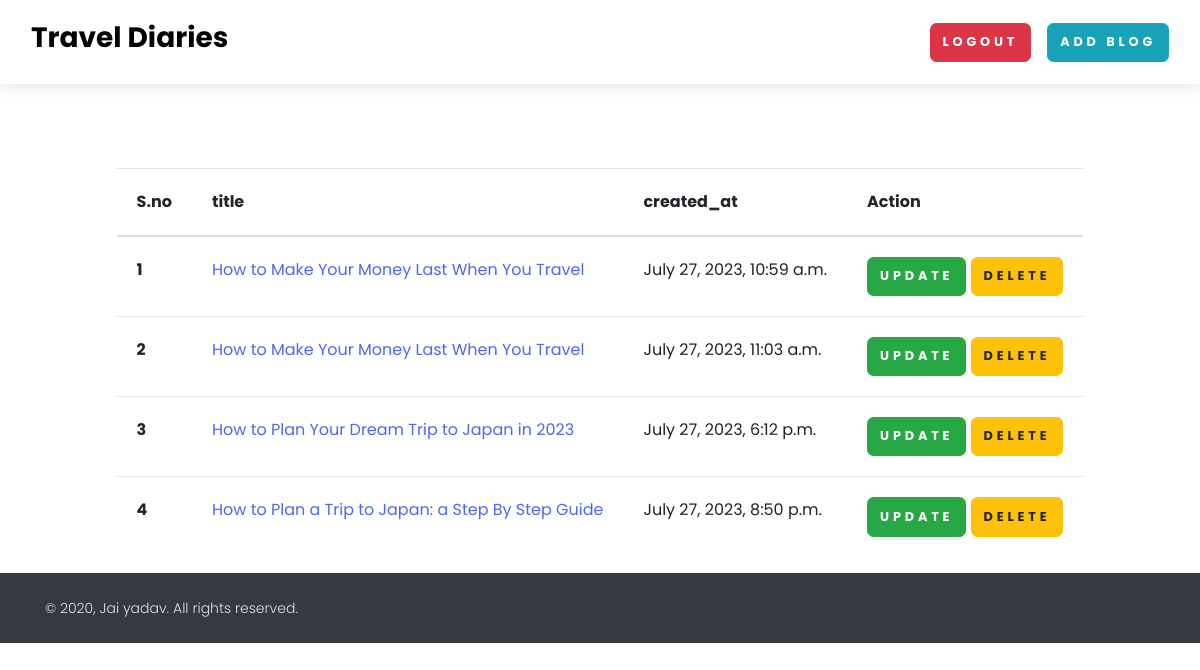
Screenshot of /see_blog (signed in) with the database file from the repository.
### home/models.py (models this page shows, shortened)
class BlogModel(models.Model):
    title = models.CharField(max_length=1000)
    content = FroalaField()
    user=models.ForeignKey(User,blank=True,null=True,on_delete=models.CASCADE)
    slug = models.SlugField(max_length=1000,null=True,blank=True)
    image = models.ImageField(upload_to="blog")
    created_at = models.DateTimeField(auto_now_add=True)
    updated_at = models.DateTimeField(auto_now=True)

### home/views.py (the view)
# urls.py: path('see_blog',see_blog,name="see_blog"),
def see_blog(request):
    context={}
    try:
        blog_obj=BlogModel.objects.filter(user=request.user)
        context['blog_objs']=blog_obj
    except Exception as e:
        print(e)
    return render(request,'see_blog.html',context)

### home/templates/see_blog.html
{% extends "base.html" %}
{% block start %}
<section class="mt-5 pt-5 row justify-content-center">
    <div class="col-auto">
    <table class="table table-responsive">
        <thead>
          <tr>
            <th scope="col">S.no</th>
            <th scope="col">title</th>
            <th scope="col">created_at</th>
            <th scope="col">Action</th>
          </tr>
        </thead>
        <tbody>
            {% for blog in blog_objs %}
            <tr>
                <th scope="row">{{ forloop.counter }}</th>
                <td><a href="{% url 'blog_detail' blog.slug %}">{{blog.title}}</a></td>
                <td>{{blog.created_at}}</td>
                <td>
                    <a href="{% url 'blog_update' blog.slug %}" class="btn btn-success">Update</a>
                    <a href="{% url 'blog_delete' blog.id %}" class="btn btn-warning">Delete</a>
                </td>
            </tr>
            {% endfor %}
        </tbody>
      </table>
    </div>
</section>
{% endblock %}

### home/templates/base.html (shortened to what this page needs)
<!DOCTYPE html>
<html lang="en">
<head>
    <link rel="stylesheet" href="/media/css/nouislider.css">
    <link rel="stylesheet" href="/media/css/swiper.min.css">
    <link rel="stylesheet" href="/media/css/magnific-popup.css">
    <link rel="stylesheet" href="/media/css/default.css" id="theme-stylesheet">
   </head>
  <body style=" padding-top: 72px;">
    <header class="header">
      <nav class="navbar navbar-expand-lg fixed-top shadow navbar-light bg-white">
        <div class="container-fluid">
          <div class="d-flex align-items-center"><a class="navbar-brand py-1" href="/">
          <h3>Travel Diaries</h3>
          </div>
          <div class="collapse navbar-collapse" id="navbarCollapse">
            <ul class="navbar-nav ml-auto">
              {% if request.user.is_authenticated  %}
              <li class="nav-item mt-3 mt-lg-0 ml-lg-3 d-lg-none d-xl-inline-block">
                <a class="btn btn-danger" href="{% url 'logout_view' %}">Logout</a>
              </li>
              <li class="nav-item mt-3 mt-lg-0 ml-lg-3 d-lg-none d-xl-inline-block">
                <a class="btn btn-info" href="{% url 'addblog_view' %}">Add Blog</a>
              </li>
              {% else %}
                <li class="nav-item mt-3 mt-lg-0 ml-lg-3 d-lg-none d-xl-inline-block">
                  <a class="btn btn-info" href="{% url 'login_view' %}">Login</a>
                </li>
              {% endif %}
            </ul>
          </div>
        </div>
      </nav>
    </header>
    {% block start %}
    {% endblock %}
    <footer class="mt-auto position-relative z-index-10 d-print-none">
      <div class="py-4 font-weight-light bg-gray-800 text-gray-300">
        <div class="container">
          <div class="row align-items-center">
            <div class="col-md-6 text-center text-md-left">
              <p class="text-sm mb-md-0">&copy; 2020, Jai yadav.  All rights reserved.</p>
            </div>
          </div>
        </div>
      </div>
    </footer>
  </body>
</html>

### rows the page displays
BlogModel: title "How to Make Your Money Last When You Travel", created_at "July 27, 2023, 10:59 a.m."
BlogModel: title "How to Make Your Money Last When You Travel", created_at "July 27, 2023, 11:03 a.m."
BlogModel: title "How to Plan Your Dream Trip to Japan in 2023", created_at "July 27, 2023, 6:12 p.m."
BlogModel: title "How to Plan a Trip to Japan: a Step By Step Guide", created_at "July 27, 2023, 8:50 p.m."
